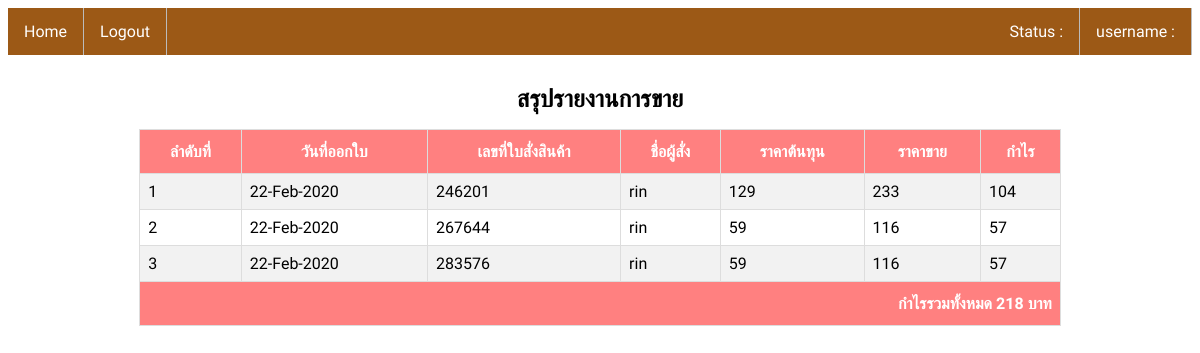
The app's page /report.php with its own data.
### tables this page shows
CREATE TABLE `report` (
  `reportID` varchar(6) NOT NULL,
  `name` varchar(30) NOT NULL,
  `cost` int(11) NOT NULL,
  `price` int(11) NOT NULL,
  `day` text NOT NULL
);

### report.php (the view, shortened to what this page needs)
<html>
<link rel="stylesheet" href="mystyle.css">
<head>
</head>
<body>
<?php
    $UserName = $_GET['UserName'];
    $hostname = "localhost";
        $username = "root";
        $password = "";
        $dbname = "accessories";
        $conn = mysqli_connect( $hostname, $username, $password );
        mysqli_query($conn,"SET character_set_results=utf8");
        mysqli_query($conn,"SET character_set_client=utf8");
        mysqli_query($conn,"SET character_set_connection=utf8");
        mysqli_select_db ( $conn ,$dbname)or die ( "ไม่สํามํารถเลือกฐํานข ้อมูล test ได ้" );
        $sqltxt = "SELECT * FROM login where username = '$UserName'";
        $result = mysqli_query ( $conn,$sqltxt );
        $rs = mysqli_fetch_array ( $result );
    if ( $UserName == $_SESSION['UserName'])
    {?>
        <ul>
        <?php echo "<li><a href='welcome_admin.php?UserName=$UserName'>Home</a></li>"; ?>
        <li><a href="login.php">Logout</a></li>
        <ri>username :<?php echo " ",$UserName ?> </ri>
        <ri>Status :<?php echo " ",$rs['status'] ?> </ri>
        </ul>
        <?php
        $str = "SELECT * FROM report";
        $result1 = mysqli_query ($conn,$str) or die( mysqli_error($conn));
        echo "<font_page><center><h1>สรุปรายงานการขาย</h1>";
        echo "</center>";
        echo "<table align ='center'id=\"customers\" >";
        echo "<tr><th>ลำดับที่ </th><th>วันที่ออกใบ</th> <th>เลขที่ใบสั่งสินค้า</th><th>ชื่อผู้สั่ง</th>";
        echo "<th>ราคาต้นทุน</th><th>ราคาขาย</th><th>กำไร</th>";
        $a=1;
        $CostAll = 0;
        while ( $rs1 = mysqli_fetch_array ( $result1 ) )
        {
            echo "<form>";
            echo "<tr><td> $a </td>";
            for($n = 0; $n < 6 ; $n++) {
                if($n == 0){
                    echo "<td>" . $rs1[4] . "</td>";
                }
                else if($n == 1){
                    echo "<td>" . $rs1[0] . "</td>";
                }
                else if($n == 2){
                    echo "<td>" . $rs1[1] . "</td>";
                }
                else if($n == 3){
                    echo "<td>" . $rs1[2] . "</td>";
                }
                else if($n == 5){
                    $Cost = $rs1[3]-$rs1[2];
                    echo "<td>" . $Cost . "</td>";
                    $CostAll += $Cost;
                }
                else echo "<td>" . $rs1[3] . "</td>";
            }
        echo "</tr>";
        $a++;
        }
        echo"<tr><th colspan = '7' align = 'right' > กำไรรวมทั้งหมด ". $CostAll ."  บาท</td></th></font_page>";
    }else {
        echo "You not login.";
        echo "<br><a href='login.php'>คลิก กลับไปเพื่อ login </a>";
    }
?>

### MyStyle.css (style rules this page uses)
ul { list-style-type: none; margin: 0; padding: 0; overflow: hidden; background-color: #9c5916; }
li { float: left; border-right:1px solid #bbb; }
ri { float: right; border-right:1px solid #bbb; display: block; color: white; text-align: center; padding: 14px 16px; text-decoration: none; font-family: 'Sarabun', sans-serif; }
font_page { float: center; display: block; text-align: center; font-size: 12px; padding: 14px 16px; text-decoration: none; font-family: 'Sarabun', sans-serif; }
li a { display: block; color: white; text-align: center; padding: 14px 16px; text-decoration: none; font-family: 'Sarabun', sans-serif; }

### report.php (style rules this page uses)
#customers { border-collapse: collapse; width: 80%; }
#customers td, #customers th { border: 1px solid #ddd; padding: 8px; }
#customers tr:nth-child(even) { background-color: #f2f2f2; }
#customers th { padding-top: 12px; padding-bottom: 12px; background-color: #ff8080; color: white; }

### records on screen
report: day "22-Feb-2020", reportID "246201", name "rin", cost "129", price "233", Cost "104"
report: day "22-Feb-2020", reportID "267644", name "rin", cost "59", price "116", Cost "57"
report: day "22-Feb-2020", reportID "283576", name "rin", cost "59", price "116", Cost "57"

### other values on screen
$CostAll "218"
